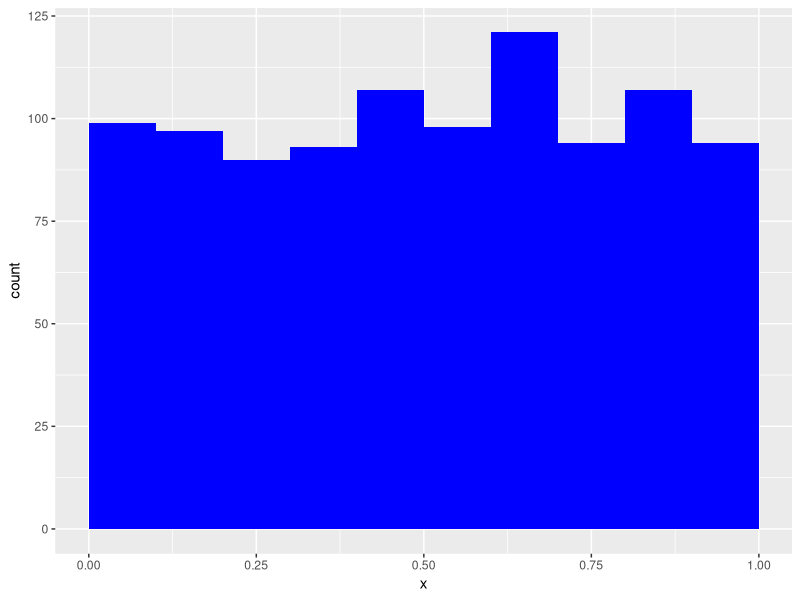
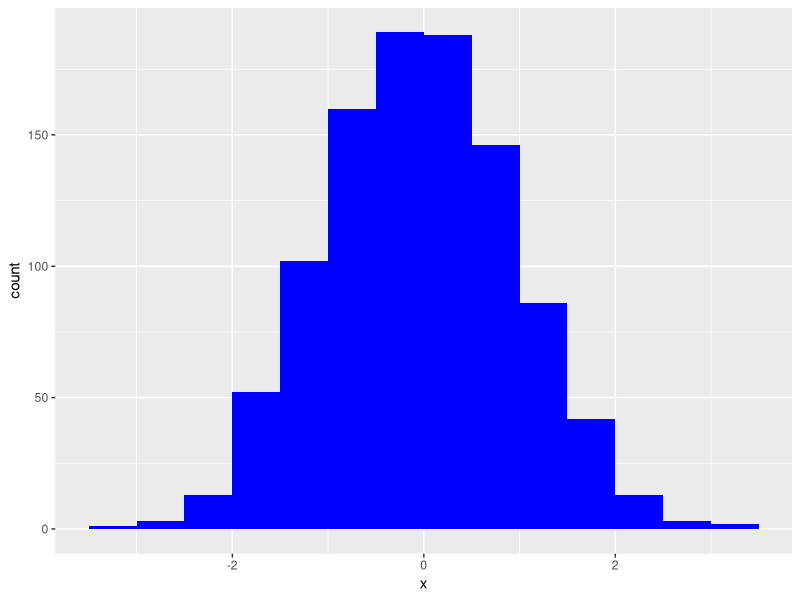

Recreate these plots in R, in order.
## ---- chunk 1
knitr::opts_chunk$set(echo = TRUE)
library(dplyr)
library(ggplot2)
## ---- chunk 2
# A

set.seed(500)
sample(x = 1:100, size = 5 )

# B
set.seed(500)
sample(x = 1:100, size = 5 )

# C
set.seed(NULL)
sample(x = 1:100, size = 5 )
## ---- chunk 3
# A

x <- runif(1000, 0, 1)

# B

ggplot(data.frame(x = x), mapping = aes(x = x)) +
    geom_histogram(binwidth = 0.1, boundary = 0.0, fill = "blue")
## ---- chunk 4
x <- rnorm(1000, 0, 1)

ggplot(data.frame(x = x), mapping = aes(x = x)) +
    geom_histogram(binwidth = 0.5, boundary = -3.5, fill = "blue")
## ---- chunk 5
#A 

rbinom(n = 10, prob = 0.7, size = 1)

my.probs <- seq(from = 0.95, to = 0.05, by = -0.1)
rbinom(n = 10, prob = my.probs, size = 1)

## ---- chunk 6
# B0 = 4 B1 = -1 n = 1000
set.seed(57)

x <- runif(1000, 0, 10)
true_probs <- exp(4 - 1 * x) / (1 + exp(4 - 1 * x))
y <- rbinom(n = 1000, size = 1, prob = true_probs)
sim.data <- data.frame(X = x, Y = y)

head(sim.data)
